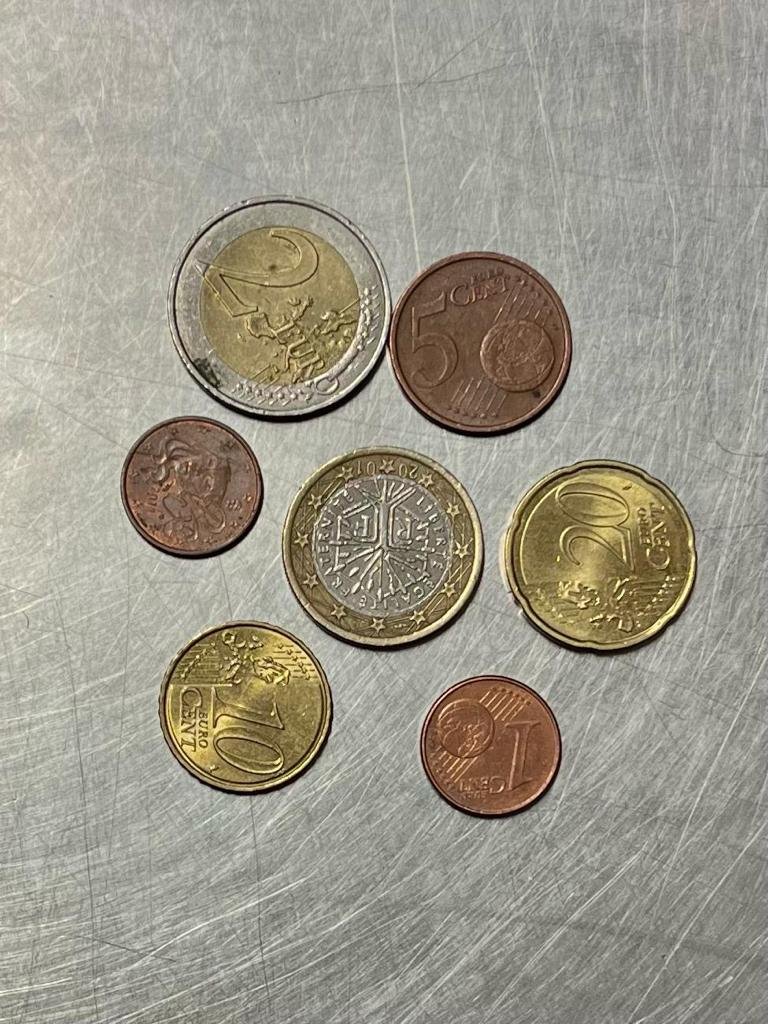
#> input picture dataset/images/100.JPG, 768 x 1024 px
$ python -i feature_extraction.py   (imports and definitions only)
#> lines starting #> are read from the running program, lines starting #| are printed output that depends on the picture
# feature_extraction.py
import cv2
import numpy as np
from skimage import feature, transform
import numpy as np
from .postprocessing import *


# [141 lines left out: functions apply_canny_edge_detection, find_contours_circles, display_contours, display_circles, display_circles1, apply_hough_circle_detection_contours, not called in this run]


def apply_hough_circle_detection_preprocessed(image, dp=1.3, minDist=85, param1=50, param2=40, minRadius=50, maxRadius=100):
    # Convert to grayscale if the image is in color
    if len(image.shape) == 3:
        gray = cv2.cvtColor(image, cv2.COLOR_BGR2GRAY)
    else:
        gray = image

    # Apply Hough Circle Transform to detect circles
    circles = cv2.HoughCircles(gray, cv2.HOUGH_GRADIENT, dp, minDist, param1=param1, param2=param2, minRadius=minRadius, maxRadius=maxRadius)

    # If circles are found, draw them on the original image
    if circles is not None:
        cimg = cv2.cvtColor(image, cv2.COLOR_GRAY2BGR)  # Convert to BGR for drawing
        circles = np.uint16(np.around(circles))
        for c in circles[0, :]:
            cv2.circle(cimg, (c[0], c[1]), c[2], (0, 255, 0), 3)  # Draw outer circle
            cv2.circle(cimg, (c[0], c[1]), 1, (0, 0, 255), 5)      # Draw center point
        return cimg, circles

    return image, None

>>> import cv2
>>> picture = cv2.imread('../../dataset/images/100.JPG', cv2.IMREAD_GRAYSCALE)
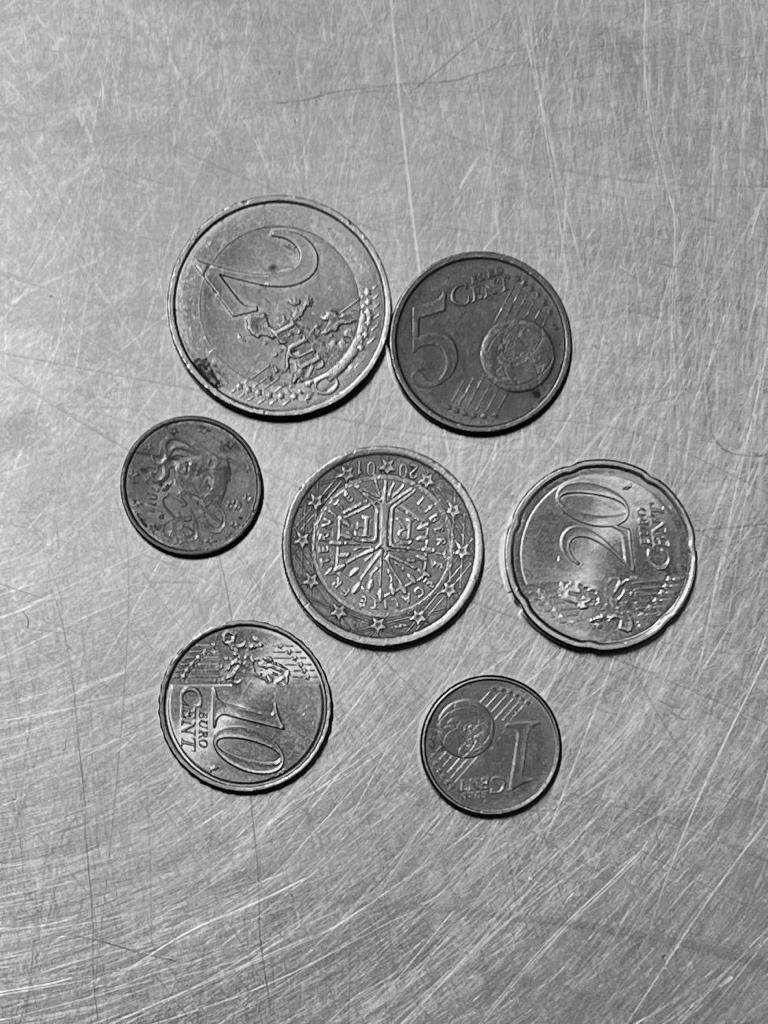
#> picture: shape (1024, 768); min 0, max 255, mean 152
>>> result = apply_hough_circle_detection_preprocessed(picture)
#> in apply_hough_circle_detection_preprocessed, `circles = cv2.HoughCircles(gray, cv2.HOUGH_GRADIENT, dp, minDist, para..`: circles = 90 rows, first 8: [382.8, 546.6, 92.12], [480.3, 341.2, 90.69], [213.8, 900.2, 99.27], [211.2, 811.8, 99.27], [274.9, 529.8, 99.27], [109.8, 750.8, 99.27], [112.4, 841.7, 99.27], [662.3, 831.3, 99.27]
#> in apply_hough_circle_detection_preprocessed, `circles = np.uint16(np.around(circles))`: circles = 90 rows, first 8: [383, 547, 92], [480, 341, 91], [214, 900, 99], [211, 812, 99], [275, 530, 99], [110, 751, 99], [112, 842, 99], [662, 831, 99]
#> the loop in apply_hough_circle_detection_preprocessed, `for c in circles[0, :]:` made 90 passes
#> c on passes 1 to 12: [383, 547, 92], [480, 341, 91], [214, 900, 99], [211, 812, 99], [275, 530, 99], [110, 751, 99], [112, 842, 99], [662, 831, 99], [276, 318, 91], [369, 874, 99], [136, 666, 99], [617, 205, 99]
#> after the loop in apply_hough_circle_detection_preprocessed, `for c in circles[0, :]:`:
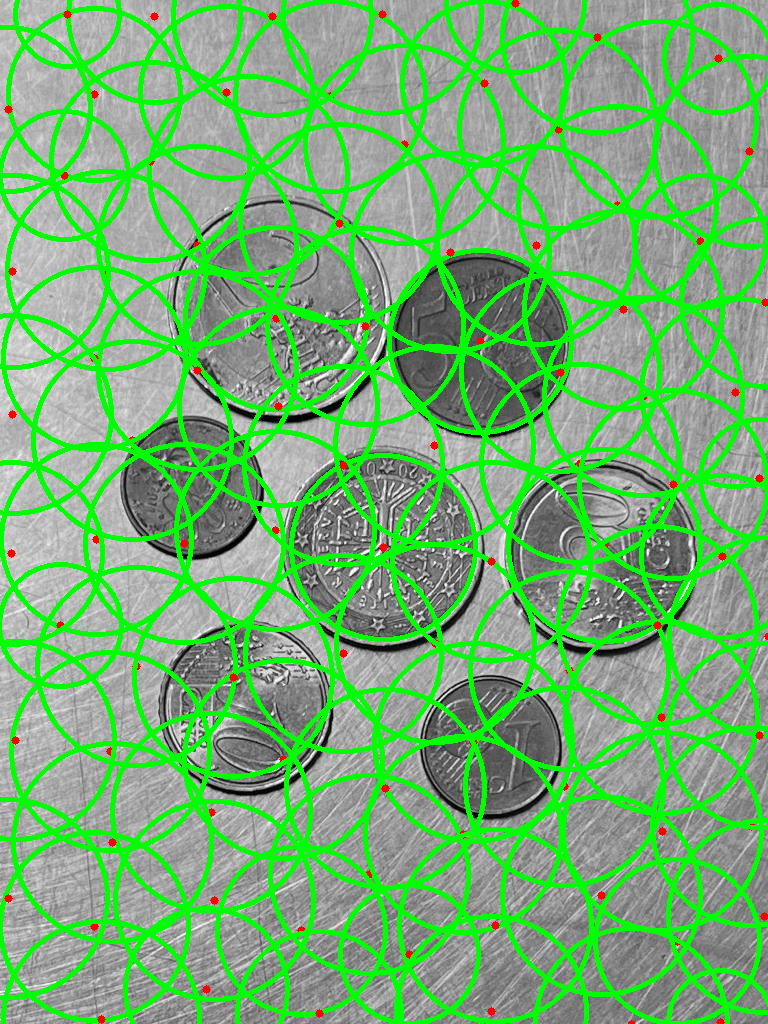
#> cimg: shape (1024, 768, 3); mean B, G, R 113.1, 177.3, 114.2

$ run again, on dataset/images/107.jpg
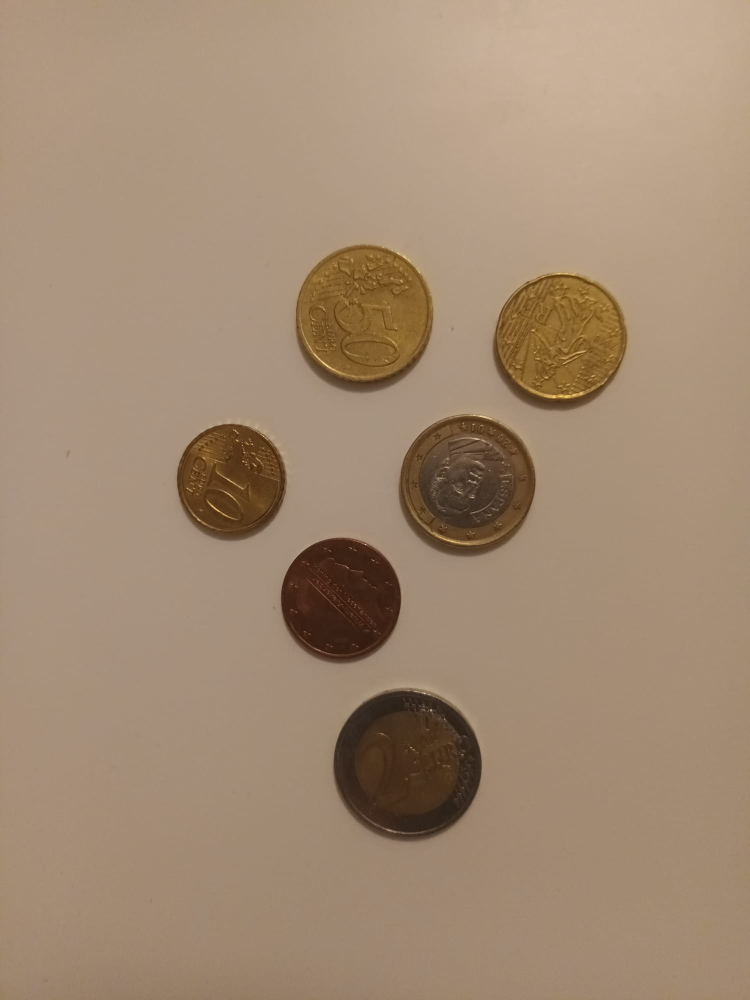
#> input picture dataset/images/107.jpg, 1500 x 2000 px (shown at 1/2 size)
#> `picture = cv2.imread('../../dataset/images/100.JPG', cv2.IMREAD_GRAYSC..`:
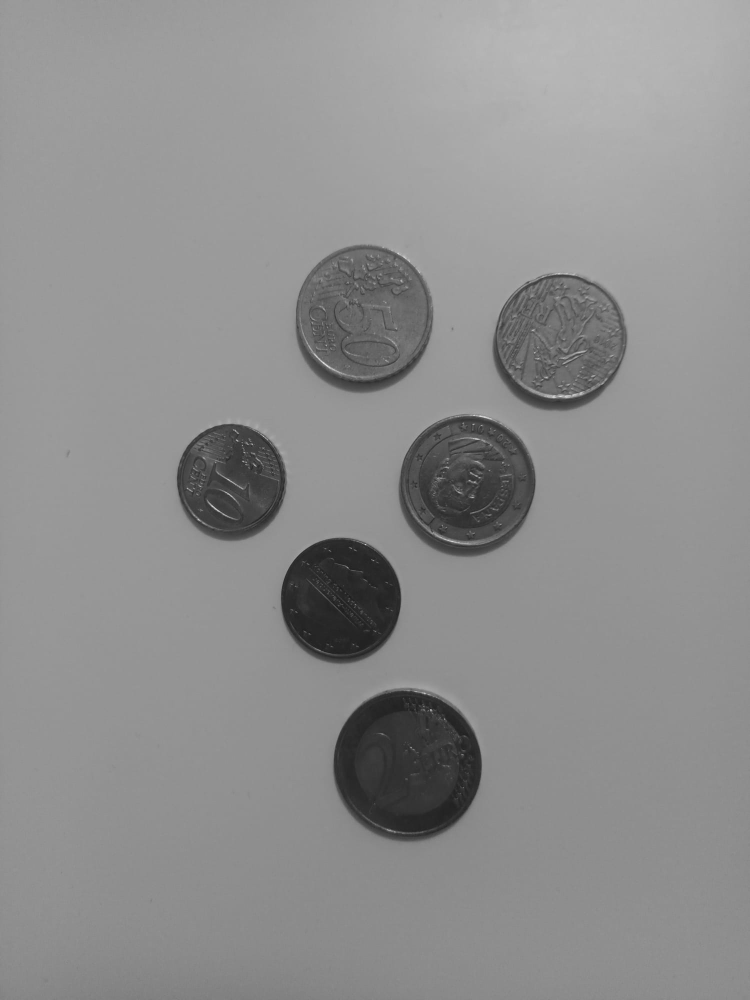
#> picture: shape (2000, 1500) (shown at 1/2 size); min 20, max 248, mean 142.6
#> in apply_hough_circle_detection_preprocessed, `circles = cv2.HoughCircles(gray, cv2.HOUGH_GRADIENT, dp, minDist, para..`: circles = 18 rows, first 8: [934, 960, 96.41], [460.8, 963.9, 96.41], [1110.8, 689.6, 99.27], [745.5, 654.5, 99.27], [677.9, 597.3, 77.82], [668.8, 1226.5, 96.41], [1195.3, 667.5, 52.08], [1134.2, 607.8, 59.23]
#> in apply_hough_circle_detection_preprocessed, `circles = np.uint16(np.around(circles))`: circles = 18 rows, first 8: [934, 960, 96], [461, 964, 96], [1111, 690, 99], [746, 655, 99], [678, 597, 78], [669, 1227, 96], [1195, 668, 52], [1134, 608, 59]
#> the loop in apply_hough_circle_detection_preprocessed, `for c in circles[0, :]:` made 18 passes
#> after the loop in apply_hough_circle_detection_preprocessed, `for c in circles[0, :]:`:
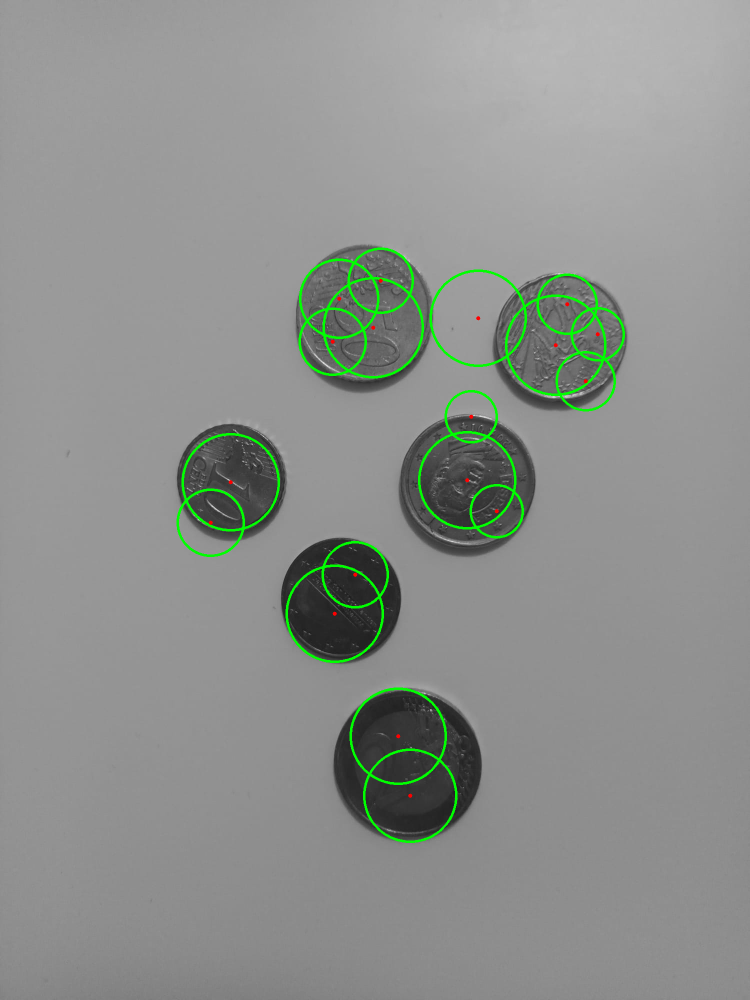
#> cimg: shape (2000, 1500, 3) (shown at 1/2 size); mean B, G, R 141.3, 144.8, 141.4
